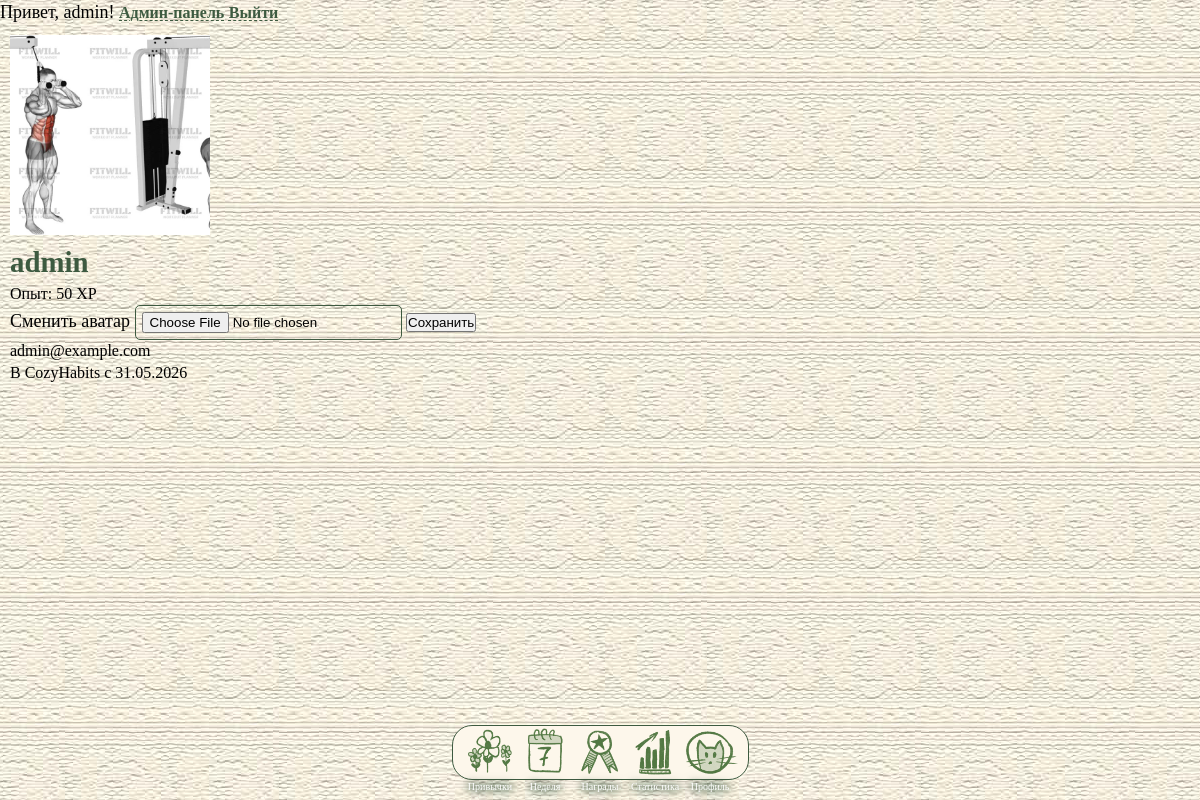
Screenshot of /profile (signed in) with the database file from the repository.
### app/models.py (models this page shows, shortened)
class User(UserMixin, db.Model):
    __tablename__ = 'users'
    id = db.Column(db.Integer, primary_key=True)
    email = db.Column(db.String(120), unique=True, nullable=False)
    username = db.Column(db.String(80), nullable=False)
    password_hash = db.Column(db.String(255), nullable=False)
    avatar_url = db.Column(db.String(255), nullable=True)
    experience = db.Column(db.Integer, default=0, nullable=False)
    days_streak = db.Column(db.Integer, default=0, nullable=False)
    created_at = db.Column(db.DateTime, default=datetime.utcnow, nullable=False)
    is_admin = db.Column(db.Boolean, default=False, nullable=False)
    habits = db.relationship('Habit', backref='user', lazy=True, cascade='all, delete-orphan')
    habit_logs = db.relationship('HabitLog', backref='user', lazy=True, cascade='all, delete-orphan')
    user_rewards = db.relationship('UserReward', backref='user', lazy=True, cascade='all, delete-orphan')
    user_weekly_rewards = db.relationship('UserWeeklyReward', backref='user', lazy=True, cascade='all, delete-orphan')

### app/routes.py (the view)
@main.route('/profile')
@login_required
def profile():
    return render_template('profile.html', user=current_user)

### app/models.py (called while the page is built)
@login_manager.user_loader
def load_user(user_id: str):
    return User.query.get(int(user_id))

### app/templates/profile.html (shortened to what this page needs)
{% extends "base.html" %}
{% block content %}
<section class="profile-page">
    <div class="profile-header">
        <div class="profile-avatar">
            {% if user.avatar_url %}
                <img style="width: 200px;" class="profile-avatar-img" src="{{ url_for('static', filename=user.avatar_url) }}" alt="">
            {% else %}
                <div class="profile-avatar-placeholder"></div>
            {% endif %}
        </div>
        <div class="profile-meta">
            <h1 class="profile-username">{{ user.username }}</h1>
            <p class="profile-xp">Опыт: {{ user.experience }} XP</p>
        </div>
    </div>
    <form class="profile-avatar-form" method="POST"
          action="{{ url_for('main.profile_avatar') }}" enctype="multipart/form-data">
        <label>
            {% if user.avatar_url %}Сменить аватар{% else %}Загрузить аватар{% endif %}
            <input type="file" name="avatar"
                   accept="image/png,image/jpeg,image/gif,image/webp" required>
        </label>
        <button type="submit">Сохранить</button>
    </form>
    <div class="profile-info">
        <p class="profile-email">{{ user.email }}</p>
        <p class="profile-joined">В CozyHabits с {{ user.created_at.strftime('%d.%m.%Y') }}</p>
    </div>
</section>
{% endblock %}

### app/templates/base.html (shortened to what this page needs)
<!DOCTYPE html>
<html lang="en">
<head>
    <link rel="stylesheet" href="{{ url_for('static', filename='css/style.css') }}">
    <link rel="stylesheet" href="{{ url_for('static', filename='css/habits.css') }}">
    <link rel="stylesheet" href="{{ url_for('static', filename='css/reg_auth.css') }}">
    <link rel="stylesheet" href="{{ url_for('static', filename='css/week.css') }}">
    <link rel="stylesheet" href="{{ url_for('static', filename='css/rewards.css') }}">
    <link rel="stylesheet" href="{{ url_for('static', filename='css/stat.css') }}">
</head>
<body>
    <header id="auth-bar">
        {% if current_user.is_authenticated %}
            <span>Привет, {{ current_user.username }}!</span>
            {% if current_user.is_admin %}
                <a href="{{ url_for('admin.dashboard') }}">Админ-панель</a>
            {% endif %}
            <a href="{{ url_for('auth.logout') }}">Выйти</a>
        {% else %}
            <a href="{{ url_for('auth.login') }}">Войти</a>
            <a href="{{ url_for('auth.register') }}">Регистрация</a>
        {% endif %}
    </header>
    <main>
        {% block content %}{% endblock %}
    </main>
<div id="main-menu">
    <div id="dock">
        <a href="{{ url_for('main.habits') }}">
            <div class="dock-button">
                <img src="{{ url_for('static', filename='images/dock/habits_icon.png') }}" alt="">
                <p>Привычки</p>
            </div>
        </a>
        <a href="{{ url_for('main.week') }}">
            <div class="dock-button">
                <img src="{{ url_for('static', filename='images/dock/week_icon.png') }}" alt="">
                <p>Неделя</p>
            </div>
        </a>
        <a href="{{ url_for('main.rewards') }}">
            <div class="dock-button">
                <img src="{{ url_for('static', filename='images/dock/achievements_icon.png') }}" alt="">
                <p>Награды</p>
            </div>
        </a>
        <a href="{{ url_for('main.statistics') }}">
            <div class="dock-button">
                <img src="{{ url_for('static', filename='images/dock/statistics_icon.png') }}" alt="">
                <p>Статистика</p>
            </div>
        </a>
        <a href="{{ url_for('main.profile') }}">
            <div class="dock-button">
                <img src="{{ url_for('static', filename='images/dock/user_icon.png') }}" alt="">
                <p>Профиль</p>
            </div>
        </a>
    </div>
</div>
</body>
</html>

### app/static/css/style.css (style rules this page uses)
:root { --dark-green: #3d5a40; --light-green: #d7d6a5; --mid-beige: #f2ce74; --dark-green-transp: #28462783; --light-beige: #fdf7eb; --dock-height: 75px; --btn-font-size: 1rem; }
* { margin: 0; padding: 0; box-sizing: border-box; }
html { min-height: 100%; background-color: var(--light-beige); background-image: url("../images/backgrounds/cloth064.jpg"); background-position: center; }
body { min-height: 100vh; background: transparent; font-family: "Raleway"; line-height: 1.4; font-size: 18px; }
p { font-size: 1rem; font-weight: 500; }
a { font-size: 1rem; font-weight: 600; color: var(--dark-green); text-decoration-line: underline; text-decoration-style: dashed; text-decoration-thickness: 1px; text-underline-offset: 2px; }
h1 { font-family: "Raleway-Italic"; color: var(--dark-green); font-size: 1.8rem; font-weight: 700; }
main { padding: 10px; padding-bottom: calc(var(--dock-height) + 20px); }
#main-menu { z-index: 100; width: 100%; position: fixed; bottom: 20px; }
#dock { margin: auto; padding: 0 10px 0 10px; height: 55px; width: max-content; display: flex; justify-content: center; align-items: flex-end; background-color: var(--light-beige); border: 1px solid var(--dark-green); border-radius: 20px; }
.dock-button { height: 55px; width: 55px; transition: all ease 0.2s; }
.dock-button p { margin-top: -5px; font-size: 10px; text-align: center; color: white; filter: drop-shadow(0 0 3px var(--dark-green)) drop-shadow(0 0 5px var(--dark-green)); }
#dock a { text-decoration: none; }
.dock-button img { width: 100%; }

### app/static/css/reg_auth.css (style rules this page uses)
label { margin-bottom: 10px; }
input { outline: none; padding: 6px; border: 1px solid var(--dark-green); border-radius: 5px; }

### rows the page displays
User: username "admin", avatar_url (picture), experience "50", email "admin@example.com", created_at "31.05.2026"
